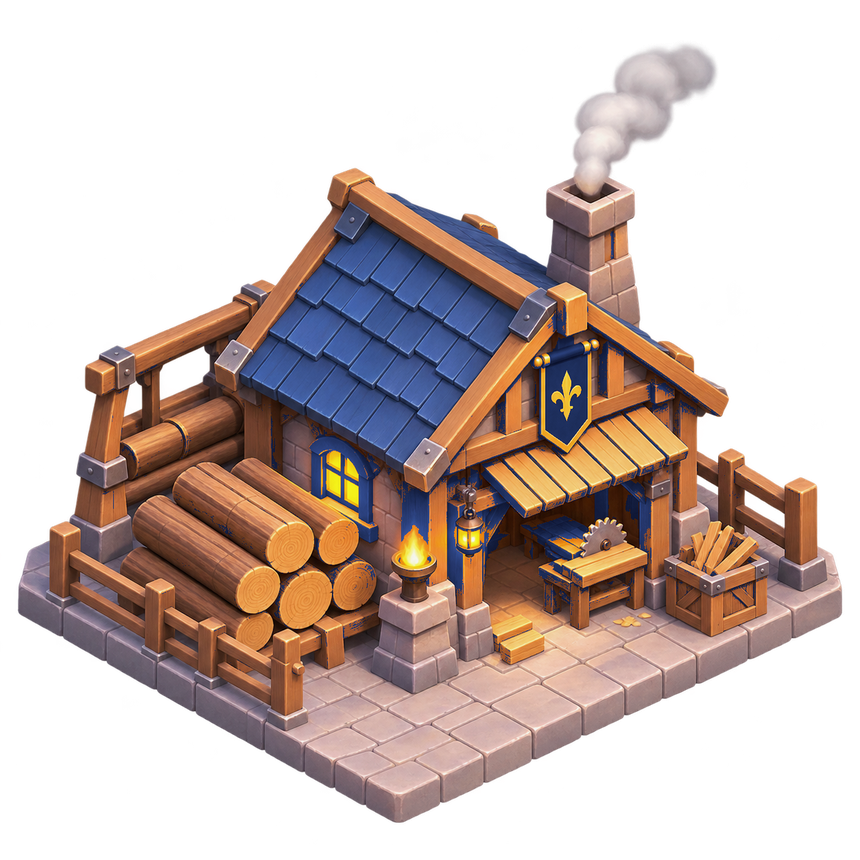
#> input picture Unity/Assets/Experimentos/Ciudad2D/ArtBible/Masters/Aserradero_MASTER.png, 860 x 860 px
$ python -i import_quarry_premium_v1.py   (imports and definitions only)
#> lines starting #> are read from the running program, lines starting #| are printed output that depends on the picture
#> further down, picture is the input picture: PIL image 860x860 RGBA; mean R, G, B, A 66.7, 50.8, 45.8, 115.1
#!/usr/bin/env python3
"""Archive one REAL source illustration of Valoria quarry, its transparent RGBA
cutout and independent contact shadow without touching original City2D artwork.

This is NOT a source-quality pass, Unity screenshot or device test. Alpha errors
must be reviewed over multiple backgrounds before art can be approved.
"""
from pathlib import Path
from urllib.parse import urlsplit
from urllib.request import Request,urlopen
from io import BytesIO
import hashlib,json,re
import numpy as np,cv2
from PIL import Image, ImageDraw, ImageFilter

ROOT=Path(__file__).resolve().parents[2]
CITY=ROOT/'Unity/Assets/Experimentos/Ciudad2D'
DEST=CITY/'Sprites/Candidates'
QA=CITY/'QA'
INPUT=Path(__file__).parent/'pending_quarry_premium.json'
HOST='d2jqrm6oza8nb6.cloudfront.net'
DATASET='/datasets/dfa4dca0-ea9d-44b2-8dad-ce27d763a3da.png'
GEN='d3717480-cc51-4acc-88c0-58a64a64ef47'
ASSET='5e88bd34-1f54-46aa-8b38-2b0a95630245'
STEM='Cantera_Premium_V1'

def digest(data): return hashlib.sha256(data).hexdigest()
# [81 lines left out: functions verify_download, write_meta, isolate, not called in this run]
def contact_shadow(image):
    alpha=np.asarray(image.getchannel('A'))
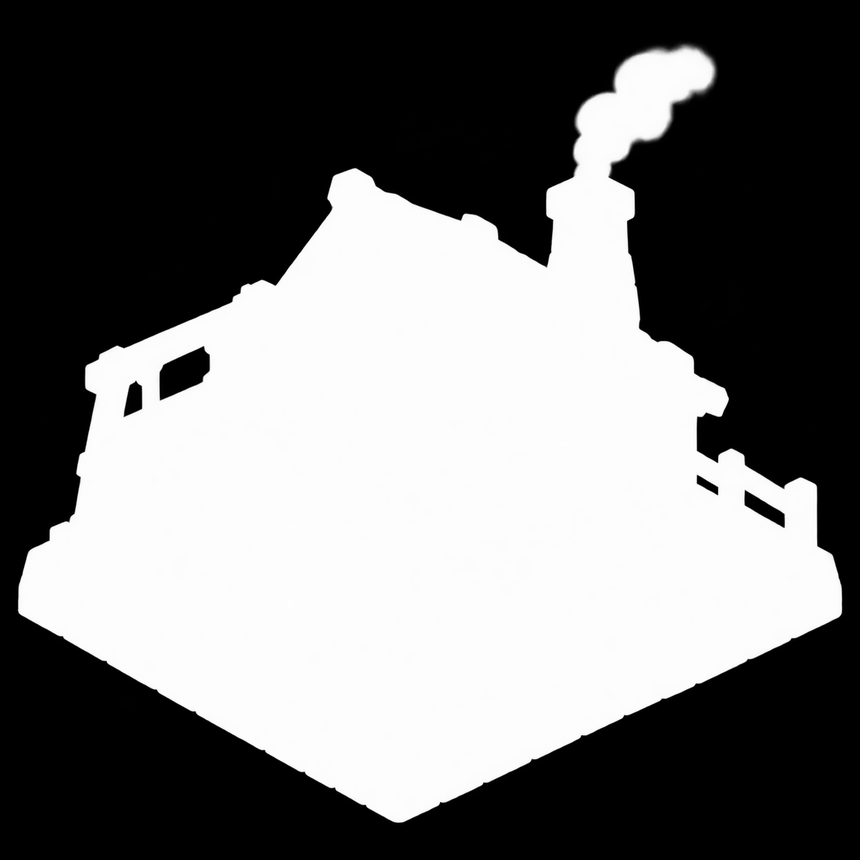
#> alpha: shape (860, 860); min 0, max 255, mean 115.1
    n=alpha.shape[0]
#> n = 860
    ys,xs=np.where(alpha>85)
    if len(ys)<50000:raise ValueError('Lacking authored building area')
    top,bottom=int(ys.min()),int(ys.max())
#> top = 45; bottom = 822
    low=max(top,bottom-int((bottom-top)*.16))
#> low = 698
    weights=(alpha[low:bottom]>120).mean(axis=0)
#> weights = 860 values, max 1 at index 393, min 0 at index 0, mean 0.296
    stripe=np.clip(weights*255*2.0,0,255).astype(np.uint8)
#> stripe = 860 values, max 255 at index 278, min 0 at index 0, mean 111.5
    stripe=np.asarray(Image.fromarray(np.tile(stripe,(58,1)),'L')
        .filter(ImageFilter.GaussianBlur(24)),dtype=np.float32)[29]/255
#> stripe = 860 values, max 1 at index 324, min 0 at index 0, mean 0.437
    stripe/=max(stripe.max(),.001)
    yy=np.arange(n,dtype=np.float32)[:,None]
#> yy = 860 values from 0 to 859
    fall=(72*np.exp(-.5*((yy-(bottom+5))/36)**2)+
          25*np.exp(-.5*((yy-(bottom+2))/68)**2))
#> fall = 860 values, max 96.98 at index 827, min 3.26e-31 at index 0, mean 9.63
    edge=np.clip((n-1-yy)/27,0,1)
    rgba=np.zeros((n,n,4),dtype=np.uint8)
    rgba[:,:,:3]=[34,29,52]
    rgba[:,:,3]=np.uint8(np.clip(fall*stripe[None,:]*edge,0,104))
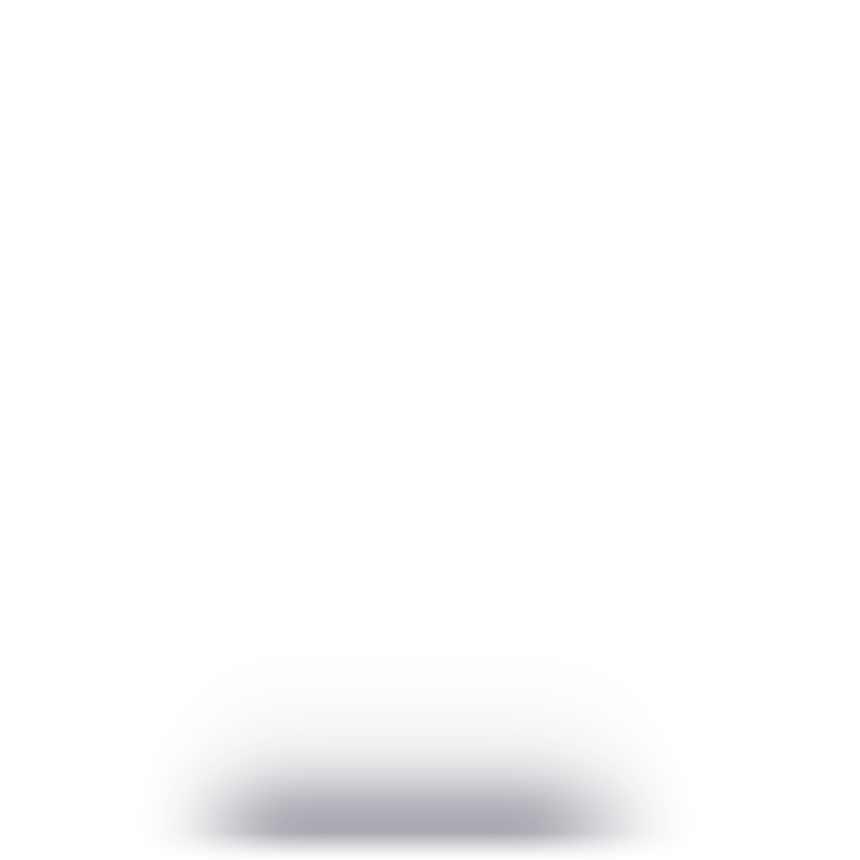
#> rgba: shape (860, 860, 4); mean of channels 0, 1, 2, 3 34, 29, 52, 3.5; transparent parts drawn white
    return Image.fromarray(rgba,'RGBA').resize(((n+1)//2,(n+1)//2),
        Image.Resampling.LANCZOS),bottom
# [54 lines left out: function main, not called in this run]
# [1 line not run here, left out]

>>> from PIL import Image
>>> picture = Image.open('../../Unity/Assets/Experimentos/Ciudad2D/ArtBible/Masters/Aserradero_MASTER.png')
>>> result = contact_shadow(picture)
